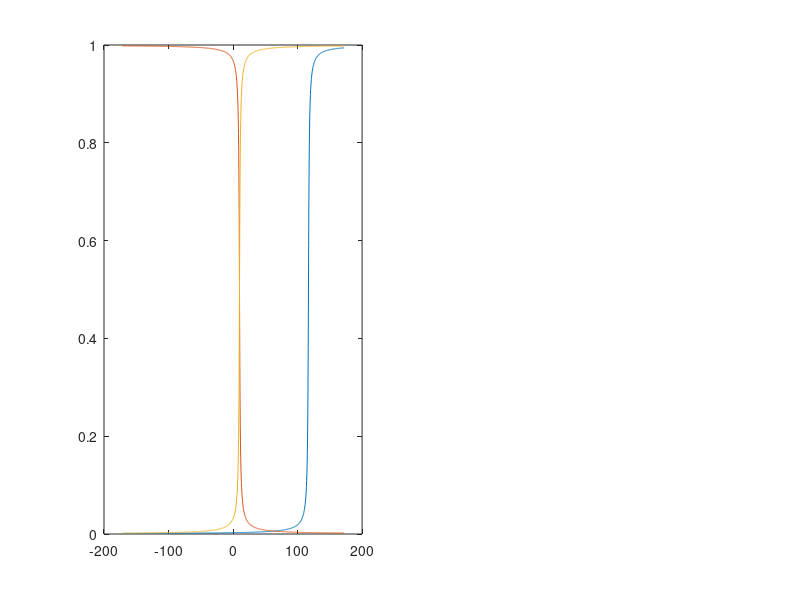

Write the MATLAB code that produced this figure. (Note: this script raises an error after producing the figure.)
%% 
clear, clc, close all

x = linspace(-3,3,1000);
imu = linspace(3,-3,1000);

midpoint = 2.04;

As = 2; Al = 1; Ss = 1; L1 = 4.5; L2 = 2.5;
shoulder = As*(1/pi)*atan(rad2deg(x-midpoint)-10) + As/2;
leg = Al*(1/pi)*atan(-rad2deg(x+midpoint) +10)- As/2 - 2*Ss+1;
switching = -4*(1/pi)*atan(rad2deg(imu)-20)+1 ;
limit1 = -L1*(1/pi)*atan(rad2deg(x+midpoint)+180)+L1/2;
limit2 = -L2*(1/pi)*atan(rad2deg(x-midpoint)-180)-L2/2;

tot3 = shoulder + leg+ switching;

Av1 = 1/pi;
motorang = Av1*atan(rad2deg(x-midpoint))+0.5;
Av2 = 1/pi;
motorvel = Av2*atan(-rad2deg(x)+10)+0.5;
Av3 = 1/pi;
imuvel = Av3*atan(rad2deg(x)-10)+0.5;

subplot(1,2,1)
plot(rad2deg(x), motorang); hold on
plot(rad2deg(x), motorvel); hold on
plot(rad2deg(x), imuvel); hold on
xline(rad2deg(midpoint))
xline(rad2deg(-midpoint))
legend('Motor Angle','Motor Velocity','IMU velocity','Location','NorthWest')
%xlabel("$\theta_{mot} (degrees)$",Interpreter="latex")

subplot(1,2,2)
plot(rad2deg(x),tot3)
title("total")
xlabel("$\theta_{mot} (degrees)$",Interpreter="latex")
xline(rad2deg(+midpoint))
xline(rad2deg(-midpoint))
xline(-10)
yline(0) 
set(gcf,'color','w')


%% Plotting each component
figure()
subplot(2,2,1)
plot(rad2deg(x),shoulder)
title("shoulder")
xlabel("$\theta_{mot} (degrees)$",Interpreter="latex")
xline(rad2deg(+midpoint))

subplot(2,2,2)
plot(rad2deg(x),leg)
title("leg")
xlabel("$\theta_{mot} (degrees)$",Interpreter="latex")
xline(rad2deg(-midpoint))

subplot(2,2,3)
plot(rad2deg(imu),switching)
title("imu")
xlabel("$\theta_{imu} (degrees)$",Interpreter="latex")
xline(10)

subplot(2,2,4)
plot(rad2deg(x),tot3); hold on
title("OG total")
xlabel("$\theta_{mot} (degrees)$",Interpreter="latex")
xline(rad2deg(+midpoint))
xline(rad2deg(-midpoint))
xline(-10)
yline(0) 